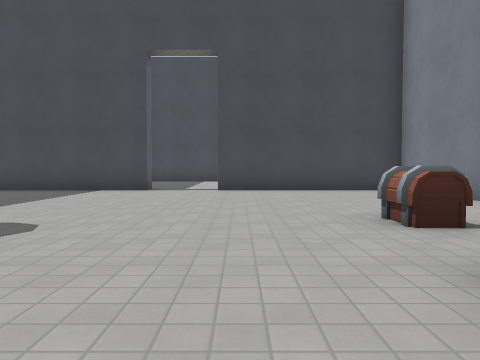
view 1 (above)

17 first-person views from a walk through a level from a Godot 3-D game. The camera is 1.2 m above the floor, tilts 2° down and sees 70° across. The floor is counted in squares, 2 m on a side. Each view is taken from the middle of a square. On the plan, view 1 faces up. The plan holds only what a view shows up to about 10 squares ahead; the rest is blank. The place goes on beyond the plan. Some surface patterns are stand-ins.

view 2
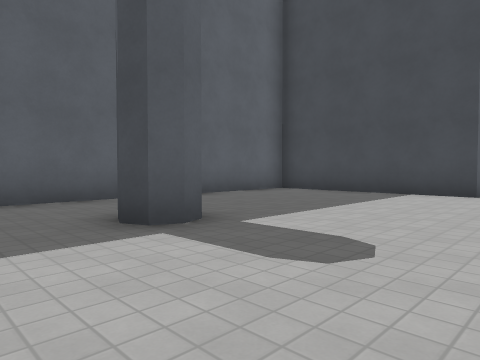

view 3
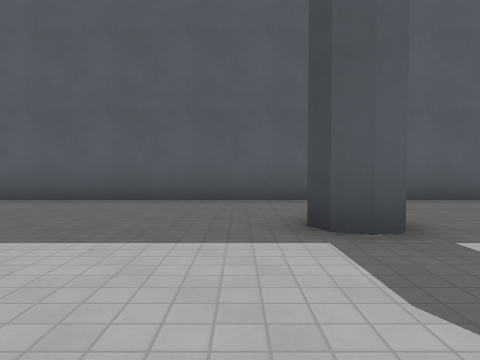

view 4
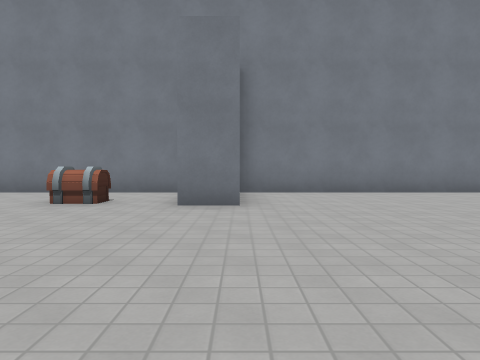

view 5
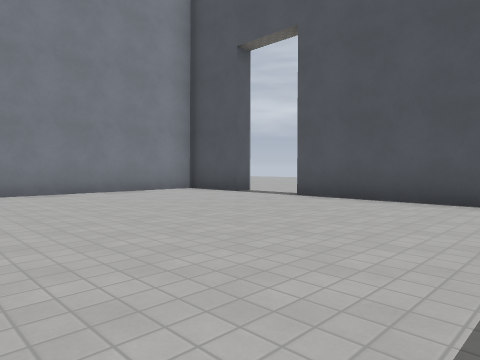

view 6
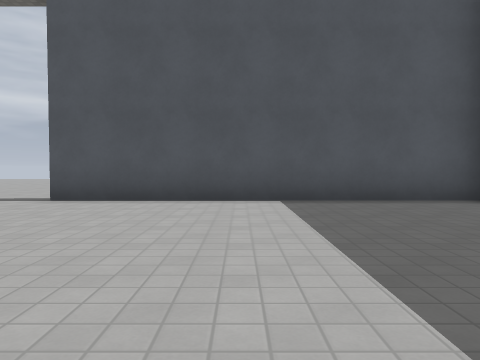

view 7
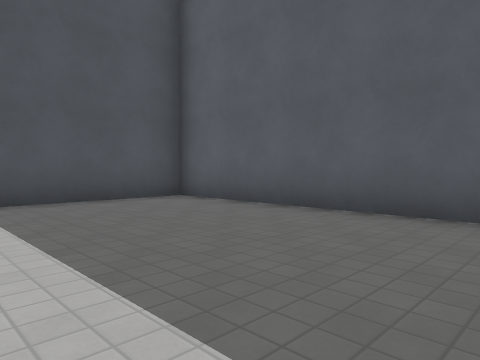

view 8
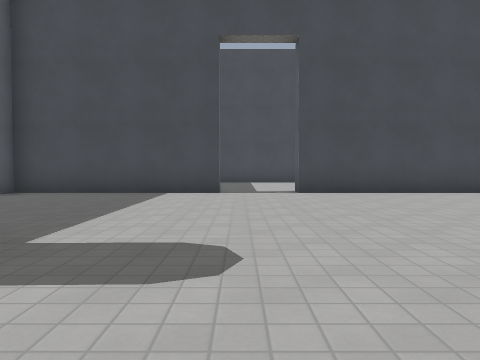

view 9
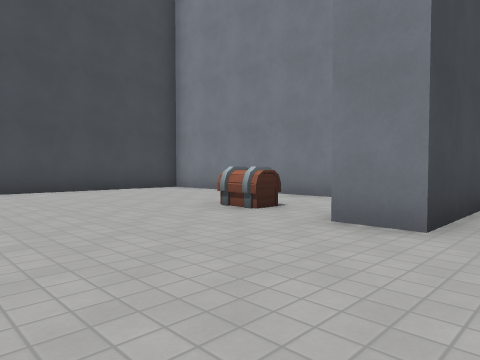

view 10
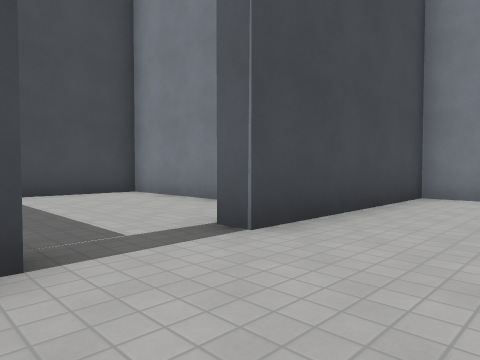

view 11
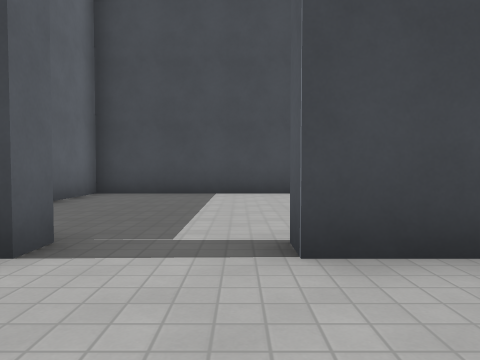

view 12
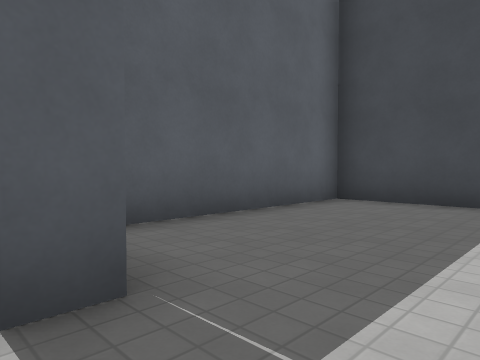

view 13
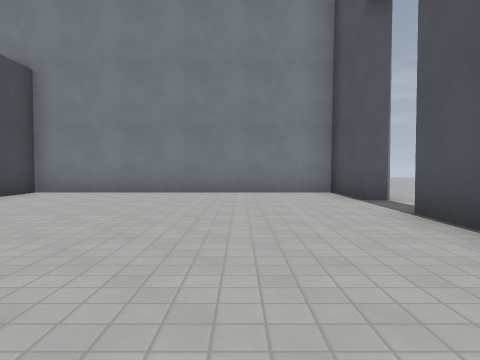

view 14
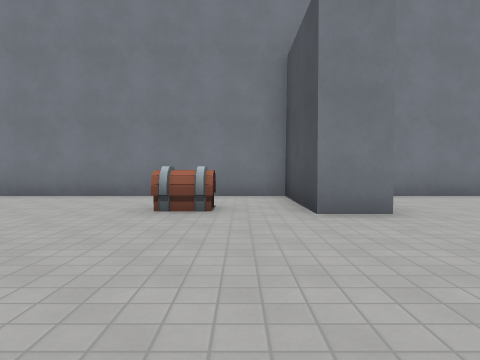

view 15
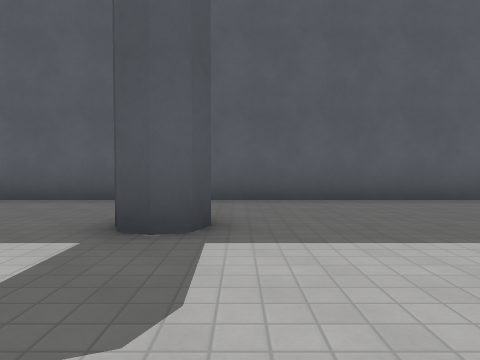

view 16
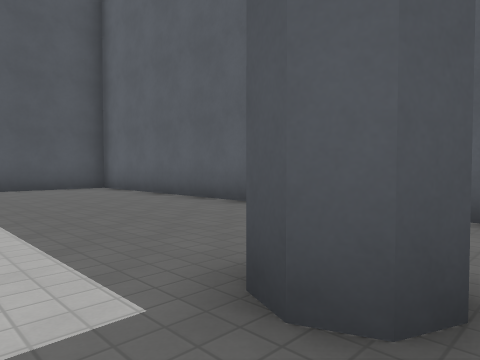

view 17
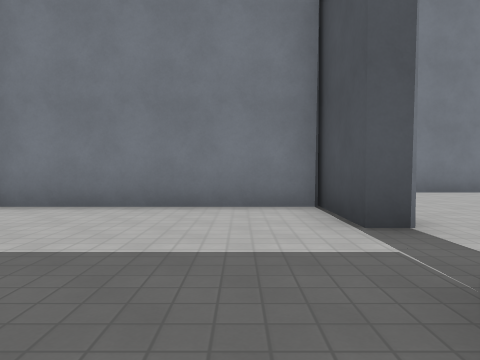

### Floor plan
Points are (right, up) in squares from view 1. A wall is a line through its corners. A room is listed if a view was taken in it or the views show most of it. See-through windows are left out.
Room 1 (views 1, 2, 3, 4, 5, 6, 7, 8, 9, 10, 11, 12, 13, 14, 15, 16)
walls: (-4.6, 3.7) (-4.2, 3.6) (-4.1, 3.2) (-4.2, 2.8) (-4.5, 2.7) (-4.9, 2.9); (-2.5, 9.2) (-7.5, 9.2) (-7.5, -6.3) (0.5, -6.3); (2.4, -6.9) (2.4, -6.3) (4.3, -6.3) (4.3, 1) (1.3, 1) (1.3, 2) (4.3, 2) (4.3, 9.2) (-0.6, 9.2)
ways out: opening at (-1.5, 9) to room 2; opening at (1.5, -7)
objects: chest (2, 4)
Room 2 (view 17)
walls: (-2.5, 9.9) (-2.5, 9.2); (-0.6, 9.2) (-0.6, 9.7) (1.3, 9.7) (1.3, 15.1) (-4.4, 15.1) (-4.4, 10.6)
ways out: opening at (-1.5, 9) to room 1

Where each view was taken, in squares from view 1:
view 1: 0 up, 0 right, facing up
view 2: 1 up, 1 left, facing up-left
view 3: 2 up, 1 left, facing left
view 4: 1 up, 4 left, facing right
view 5: 0 up, 4 left, facing down-right
view 6: 0 up, 3 left, facing down
view 7: 0 up, 3 left, facing down-left
view 8: 1 up, 2 left, facing up
view 9: 0 up, 2 left, facing up-right
view 10: 7 up, 3 left, facing up-right
view 11: 7 up, 1 left, facing up
view 12: 9 up, 1 left, facing up-left
view 13: 4 down, 4 left, facing right
view 14: 3 up, 3 left, facing right
view 15: 4 up, 1 left, facing left
view 16: 4 up, 3 left, facing down-left
view 17: 11 up, 4 left, facing right
